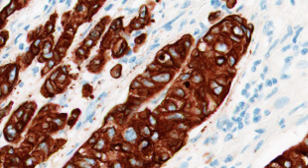
#> input picture Database/KIMIA_Path_960/train/C17.tif, 308 x 168 px; its folder holds 4 pictures in this run
$ jupyter execute --allow-errors 'elbow method.ipynb'
#> lines starting #> are read from the running program, lines starting #| are printed output that depends on the picture
# Elbow method

* To make the best result of kmeans clustering (to get the meaning of each key points)

[cell 1]
import cv2,os
import numpy as np
from matplotlib import pyplot as plt

load = "../Database/KIMIA_Path_960/train/"
classes = ["A","B","C","D","E","F","G","H","I","J","K","L","M","N","O","P","Q","R","S","T"]

fig, ax = plt.subplots(2,2, figsize = (20,10))
#> (the rest of this cell did not finish here and is left out)

[cell 2]
load = "../Database/KIMIA_Path_960/train"
all_files=[]
file_label=[]

for root,dirs,files in os.walk(load):
    for file_name in files:
        file = os.path.join(root,file_name)
        label = os.path.join(file_name)
        all_files.append(file)
        file_label.append(label[0])
#> (the rest of this cell did not finish here and is left out)

[cell 3]
from tqdm import tqdm
from tqdm._tqdm import trange
import time

[cell 4]
# k = 40
# trainer = cv2.BOWKMeansTrainer(k)
detector = cv2.xfeatures2d.SIFT_create()

keypoints = []
distances = []
for i in trange(len(all_files)):
    file = all_files[i]
    image = cv2.imread(file)
#> image is the input picture: shape (168, 308, 3); mean B, G, R 137.2, 144.5, 172.8
    ks, ds = detector.detectAndCompute(image, None)
#> ks = 1163 keypoints; strongest (x, y, size): (87, 90, 8.2), (77, 111, 5.3), (167, 57, 3.3), (237, 31, 4)
    time.sleep=0.01
print("keypoints: ",len(keypoints))
print("distances: ",len(distances))

[cell 5]
distances = np.array(distances)
#> distances = empty array

[cell 6]
all_keypoints = []
all_distances = []

for m in keypoints:
    for x in m:
        all_keypoints.append(x)
print("all_keypoints", len(all_keypoints))

for m in distances:
    for x in m:
        all_distances.append(x)
#> this loop made 0 passes
#> after the loop, all_distances = []
print("all_distances", len(all_distances))
#| all_distances 0

[cell 7]
all_distances = np.array(all_distances)
#> all_distances = empty array
all_distances.shape
#> Out = (0,)

[cell 8]
np.save("ds.npy", distances)

[cell 9]
someds = all_distances[:1000]
#> someds = empty array

[cell 10]
import numpy as np
import re
import matplotlib.pyplot as plt
from sklearn.cluster import KMeans
from scipy.spatial.distance import cdist #用scipy求解距离

[cell 11]
#随机生成一个实数，范围在（0.5,1.5）之间
cluster1=np.random.uniform(0.5,1.5,(2,10))
cluster2=np.random.uniform(3.5,4.5,(2,10))
#hstack拼接操作
X=np.hstack((cluster1,cluster2)).T
plt.figure()
plt.axis([0,5,0,5])
plt.grid(True)
plt.plot(X[:,0],X[:,1],'k.')
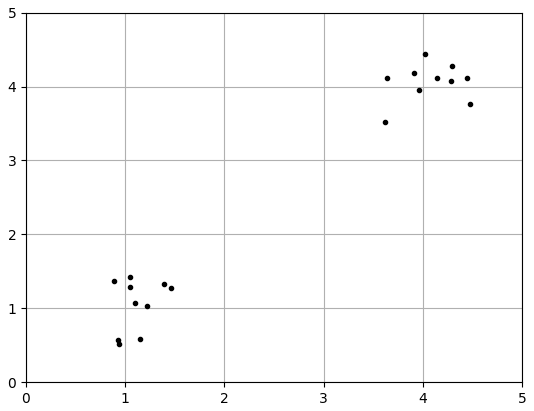
#> figure drawn by matplotlib, 1 panel
